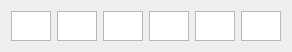
    <widget class="QWidget" name="horizontalLayoutWidget_20">
     <property name="geometry">
      <rect>
       <x>10</x>
       <y>320</y>
       <width>281</width>
       <height>32</height>
      </rect>
     </property>
     <layout class="QHBoxLayout" name="pop1_11">
      <item>
       <widget class="QGraphicsView" name="poke1_11">
        <property name="minimumSize">
         <size>
          <width>40</width>
          <height>30</height>
         </size>
        </property>
        <property name="maximumSize">
         <size>
          <width>40</width>
          <height>30</height>
         </size>
        </property>
        <property name="baseSize">
         <size>
          <width>40</width>
          <height>40</height>
         </size>
        </property>
       </widget>
      </item>
      <item>
       <widget class="QGraphicsView" name="poke2_11">
        <property name="minimumSize">
         <size>
          <width>40</width>
          <height>30</height>
         </size>
        </property>
        <property name="maximumSize">
         <size>
          <width>40</width>
          <height>30</height>
         </size>
        </property>
        <property name="baseSize">
         <size>
          <width>40</width>
          <height>40</height>
         </size>
        </property>
       </widget>
      </item>
      <item>
       <widget class="QGraphicsView" name="poke3_11">
        <property name="minimumSize">
         <size>
          <width>40</width>
          <height>30</height>
         </size>
        </property>
        <property name="maximumSize">
         <size>
          <width>40</width>
          <height>30</height>
         </size>
        </property>
        <property name="baseSize">
         <size>
          <width>40</width>
          <height>40</height>
         </size>
        </property>
       </widget>
      </item>
      <item>
       <widget class="QGraphicsView" name="poke4_11">
        <property name="minimumSize">
         <size>
          <width>40</width>
          <height>30</height>
         </size>
        </property>
        <property name="maximumSize">
         <size>
          <width>40</width>
          <height>30</height>
         </size>
        </property>
        <property name="baseSize">
         <size>
          <width>40</width>
          <height>40</height>
         </size>
        </property>
       </widget>
      </item>
      <item>
       <widget class="QGraphicsView" name="poke5_11">
        <property name="minimumSize">
         <size>
          <width>40</width>
          <height>30</height>
         </size>
        </property>
        <property name="maximumSize">
         <size>
          <width>40</width>
          <height>30</height>
         </size>
        </property>
        <property name="baseSize">
         <size>
          <width>40</width>
          <height>40</height>
         </size>
        </property>
       </widget>
      </item>
      <item>
       <widget class="QGraphicsView" name="poke6_11">
        <property name="minimumSize">
         <size>
          <width>40</width>
          <height>30</height>
         </size>
        </property>
        <property name="maximumSize">
         <size>
          <width>40</width>
          <height>30</height>
         </size>
        </property>
        <property name="baseSize">
         <size>
          <width>40</width>
          <height>40</height>
         </size>
        </property>
       </widget>
      </item>
     </layout>
    </widget>
